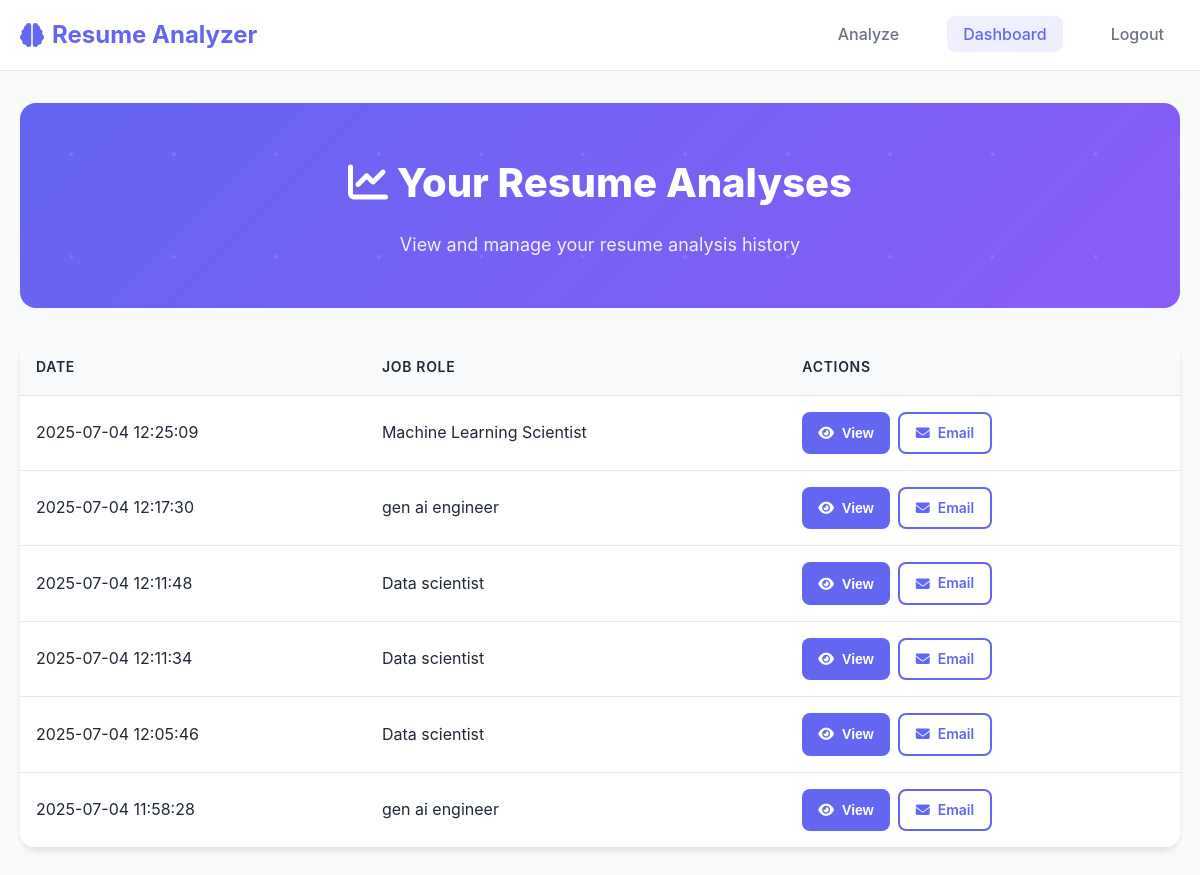
Before: /dashboard (signed in) with the older database file.
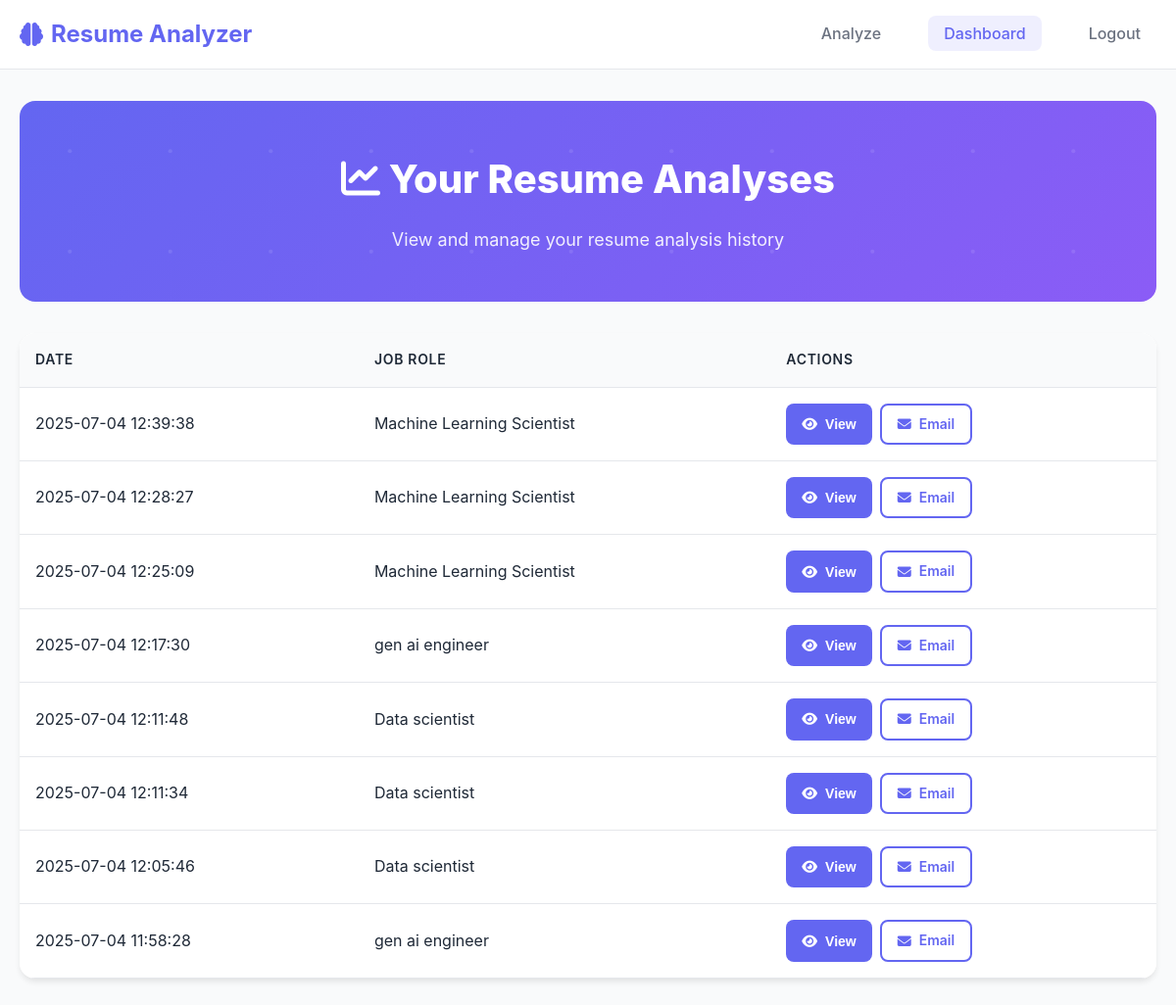
After: the same page with the newer database file.
### tables this page shows
CREATE TABLE analysis_history (
    id INTEGER PRIMARY KEY AUTOINCREMENT,
    user_id INTEGER NOT NULL,
    job_role TEXT NOT NULL,
    result TEXT NOT NULL,
    created_at TIMESTAMP DEFAULT CURRENT_TIMESTAMP,
    FOREIGN KEY (user_id) REFERENCES users(id)
);

### app.py (the view)
@app.route("/dashboard")
def dashboard():
    if "user_id" not in session:
        flash("Please log in first.", "warning")
        return redirect(url_for("login"))
    conn = get_db_connection()
    cursor = conn.cursor()
    cursor.execute("SELECT * FROM analysis_history WHERE user_id = ? ORDER BY created_at DESC", (session["user_id"],))
    history = cursor.fetchall()
    conn.close()
    return render_template("dashboard.html", name=session["user_name"], history=history)

### app.py (called while the page is built)
def get_db_connection():
    conn = sqlite3.connect(DB_PATH)
    conn.row_factory = sqlite3.Row
    return conn

### templates/dashboard.html (shortened to what this page needs)
<!DOCTYPE html>
<html lang="en">
<head>
    <link rel="stylesheet" href="https://cdnjs.cloudflare.com/ajax/libs/font-awesome/6.1.1/css/all.min.css">
    <link rel="stylesheet" href="{{ url_for('static', filename='style.css') }}">
</head>
<body>
    <nav class="navbar">
        <div class="container">
            <div class="nav-container">
                <a class="navbar-brand" href="{{ url_for('index') }}">
                    <i class="fas fa-brain"></i>
                    Resume Analyzer
                </a>
                <ul class="nav-menu" id="navMenu">
                    <li><a class="nav-link" href="{{ url_for('index') }}">Analyze</a></li>
                    <li><a class="nav-link active" href="{{ url_for('dashboard') }}">Dashboard</a></li>
                    <li><a class="nav-link" href="{{ url_for('logout') }}">Logout</a></li>
                </ul>
            </div>
        </div>
    </nav>
    <div class="container" style="padding-top: 2rem;">
        <div class="header-section">
            <div class="header-content">
                <h1><i class="fas fa-chart-line"></i> Your Resume Analyses</h1>
                <p>View and manage your resume analysis history</p>
            </div>
        </div>
        {% if history %}
            <div class="card">
                <div class="card-body p-0">
                    <div class="table-responsive">
                        <table class="table">
                            <thead>
                                <tr>
                                    <th>Date</th>
                                    <th>Job Role</th>
                                    <th>Actions</th>
                                </tr>
                            </thead>
                            <tbody>
                                {% for analysis in history %}
                                <tr data-analysis-id="{{ analysis.id }}">
                                    <td>{{ analysis.created_at }}</td>
                                    <td>{{ analysis.job_role }}</td>
                                    <td>
                                        <div class="d-flex gap-2">
                                            <button class="btn btn-primary btn-sm view-analysis"
                                                    onclick="showAnalysis('{{ analysis.result | replace('\n', '\\n') | replace('"', '\\"') }}')"
                                                    data-analysis="{{ analysis.result | replace('\n', '\\n') | replace('"', '\\"') }}">
                                                <i class="fas fa-eye"></i> View
                                            </button>
                                            <a href="{{ url_for('email_analysis', analysis_id=analysis.id) }}"
                                               class="btn btn-outline btn-sm">
                                                <i class="fas fa-envelope"></i> Email
                                            </a>
                                        </div>
                                    </td>
                                </tr>
                                {% endfor %}
                            </tbody>
                        </table>
                    </div>
                </div>
            </div>
        {% endif %}
    </div>
</body>
</html>

Changed rows visible on the page:
added analysis_history: created_at "2025-07-04 12:39:38", job_role "Machine Learning Scientist"
added analysis_history: created_at "2025-07-04 12:28:27", job_role "Machine Learning Scientist"
